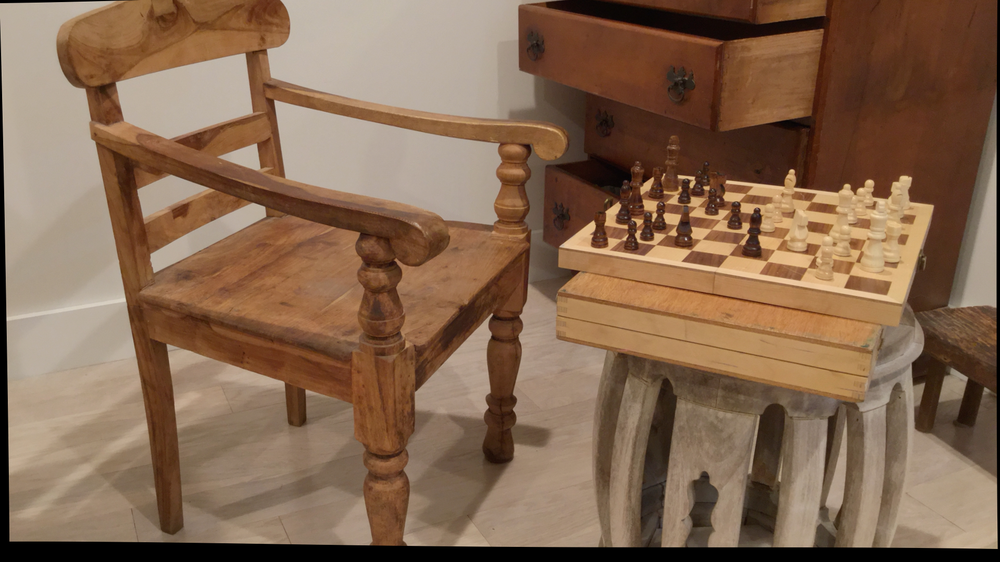
#> input picture chess/im0.png, 1000 x 562 px, shrunk from 1920 x 1080 before the run, found by its file name
$ python base.py
#> lines starting #> are read from the running program, lines starting #| are printed output that depends on the picture
#> in main, image1 is the input picture: shape (562, 1000, 3); mean B, G, R 80.8, 104, 133
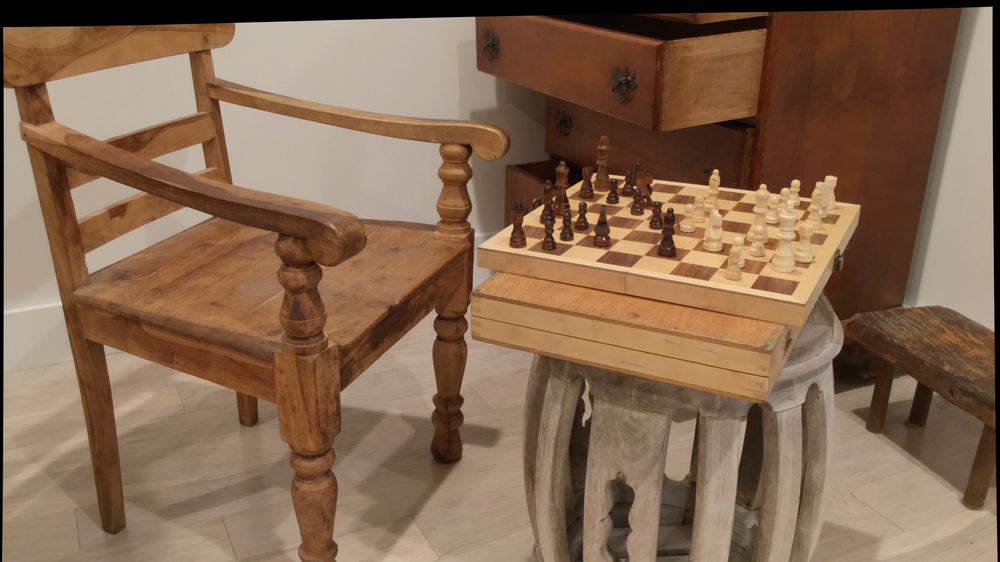
#> input picture chess/im1.png, 1000 x 562 px, shrunk from 1920 x 1080 before the run, found by its file name
#> in main, image2 is the input picture: shape (562, 1000, 3); mean B, G, R 80.6, 103.8, 133.3
import cv2 as cv
import numpy as np
from matplotlib import pyplot as plt
import tqdm

def getMatches(image1, image2, number):
#> called with number = 100
    sift = cv.SIFT_create()

    keypoints1, descriptors1 = sift.detectAndCompute(image1,None)
#> keypoints1 = 1379 keypoints; strongest (x, y, size): (792, 171, 3.2), (706, 188, 3.5), (692, 185, 3.5), (647, 186, 7)
    keypoints2, descriptors2 = sift.detectAndCompute(image2,None)
#> keypoints2 = 1417 keypoints; strongest (x, y, size): (554, 199, 2), (592, 218, 7.9), (986, 13, 10.2), (611, 176, 3.1)

    bf = cv.BFMatcher(cv.NORM_L2, crossCheck=True)
    matches = bf.match(descriptors1, descriptors2)
#> matches = 644 matches
    matches = sorted(matches, key = lambda x:x.distance)
    print("No. of matching features found =",len(matches))
#| No. of matching features found = 644
    points1 = []
    points2 = []

    for i in matches[:number]:
        x1, y1 = keypoints1[i.queryIdx].pt
        x2, y2 = keypoints2[i.trainIdx].pt
        points1.append([x1, y1])
        points2.append([x2, y2])
#> this loop made 100 passes
#> (x1, y1, x2, y2) on passes 1 to 12: (621.4, 257.9, 536.9, 257.9), (446.4, 134.8, 387.7, 134.9), (721, 298.9, 632.4, 298.9), (136.4, 193.7, 69.46, 193.8), (681, 291.4, 594.2, 291.5), (317.1, 95.58, 260.2, 95.42), (383.4, 218.6, 298.6, 218.9), (728.8, 415, 642.8, 415), (304.5, 98.91, 248.7, 98.99), (304.5, 98.91, 248.7, 98.99), (746.6, 302.9, 656.6, 302.9), (118.7, 76.07, 49.49, 76.08)
#> after the loop, points1 = 100 pairs, first value 10.65 to 996, second value 17.81 to 547.4; points2 = 100 pairs, first value 4.13 to 849.4, second value 12.65 to 512.4

    image1_copy = image1.copy()
    image2_copy = image2.copy()

    image1_features = cv.drawKeypoints(image1, keypoints1, image1_copy)
    image2_features = cv.drawKeypoints(image2, keypoints2, image2_copy)
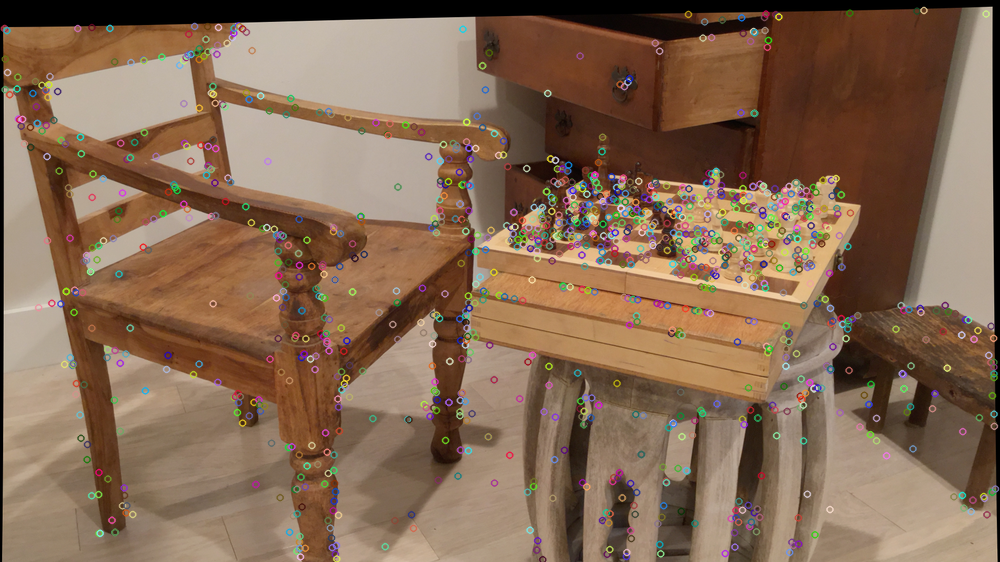
#> image2_features: shape (562, 1000, 3); mean B, G, R 83.1, 105.1, 132.8

    draw_images = cv.drawMatches(image1, keypoints1, image2, keypoints2, matches[:number], image2_copy, flags=2)
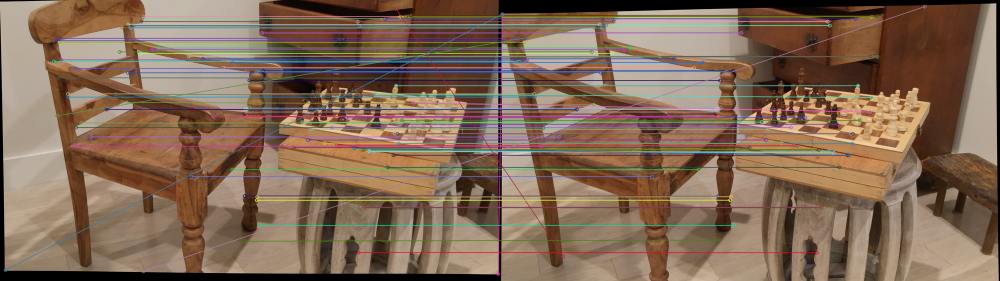
#> draw_images: shape (562, 2000, 3) (shown at 1/2 size); mean B, G, R 85.9, 105.4, 130.3

    # [9 lines of commented-out code are left out]

    return np.array(points1, dtype = np.int32), np.array(points2, dtype = np.int32)


def getDispartiy(image1, image2, h, w):
        disparity = np.zeros((h,w), np.uint8)
        image1_gray = cv.cvtColor(image1, cv.COLOR_BGR2GRAY)
        image2_gray = cv.cvtColor(image2, cv.COLOR_BGR2GRAY)
        stereo = cv.StereoSGBM_create(2,
                                      256,
                                      21,
                                      speckleRange=2,
                                      speckleWindowSize=200)
        disparity = stereo.compute(image1_gray, image2_gray)

        return disparity


def main():
    image1 = cv.imread("../../Project 4/chess/im0.png")
    image2 = cv.imread("../../Project 4/chess/im1.png")

    intrinsic_matrix = np.array([[1733.74, 0, 792.27],
                                        [0, 1733.74, 541.89],
                                        [ 0, 0, 1]])

    points1, points2 = getMatches(image1, image2, 100)
#> points1 = 100 pairs, first value 10 to 996, second value 17 to 547; points2 = 100 pairs, first value 4 to 849, second value 12 to 512

    fundamental_matrix, _ = cv.findFundamentalMat(points1, points2, cv.FM_RANSAC, 0.1, 0.99)
#> fundamental_matrix = [[2.46e-08, -0.000431, 0.0481], [0.000431, -9.73e-05, 1.11e+13], [-0.0472, -1.11e+13, 1]]

    essential_matrix = cv.findEssentialMat(points1, points2, intrinsic_matrix, cv.RANSAC, 0.99, 0.1)
    print("points2", fundamental_matrix )
#| points2 [[ 2.46380385e-08 -4.30738614e-04  4.80571968e-02]
#|  [ 4.30870017e-04 -9.73038267e-05  1.10672678e+13]
#|  [-4.71978388e-02 -1.10672678e+13  1.00000000e+00]]


    h1, w1 = image1.shape[:2]
#> h1 = 562; w1 = 1000
    h2, w2 = image2.shape[:2]
#> h2 = 562; w2 = 1000

    _, H1, H2 = cv.stereoRectifyUncalibrated(points1, points2, fundamental_matrix, imgSize=(w1, h1))
#> H1 = [[-0.555, -5.58e+12, -3.62e+15], [-0.0472, -1.11e+13, -35], [-0.000431, 4.08e-17, -1.11e+13]]; H2 = [[1, 6.56e-15, -1.82e-12], [-6.56e-15, 1, 3.3e-12], [0, 0, 1]]

    print("\nH1 =", H1)
#| H1 = [[-5.55496493e-01 -5.57926031e+12 -3.61671035e+15]
#|  [-4.71978388e-02 -1.10672678e+13 -3.50000000e+01]
#|  [-4.30870017e-04  4.07904381e-17 -1.10672678e+13]]
    print("\nH2 =", H2)
#| H2 = [[ 1.00000000e+00  6.55533201e-15 -1.81898940e-12]
#|  [-6.55533201e-15  1.00000000e+00  3.29691829e-12]
#|  [ 0.00000000e+00  0.00000000e+00  1.00000000e+00]]

    disparity = getDispartiy(image1, image2, image1.shape[0], image1.shape[1])
#> in getDispartiy, `image1_gray = cv.cvtColor(image1, cv.COLOR_BGR2GRAY)`:
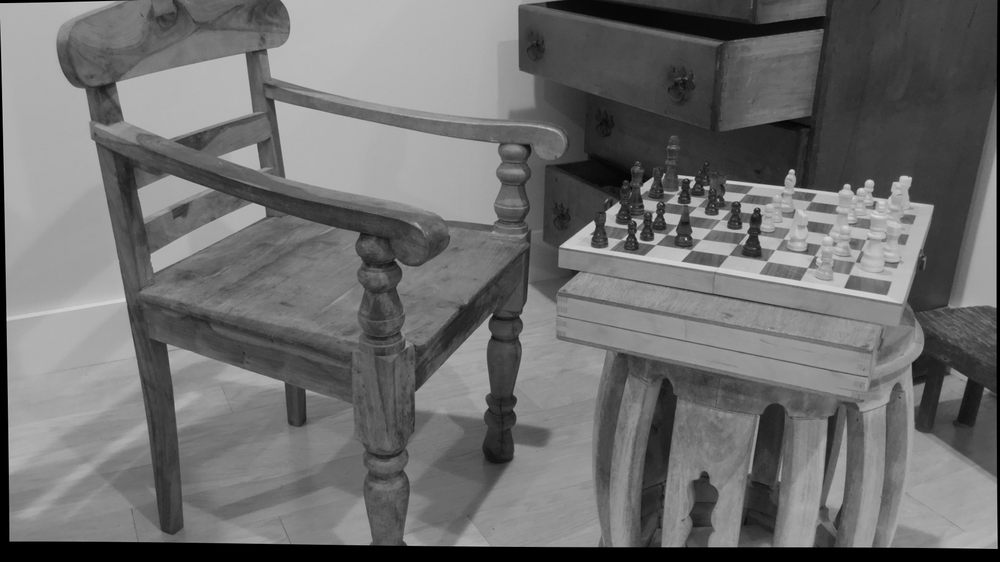
#> image1_gray: shape (562, 1000); min 0, max 224, mean 110
#> in getDispartiy, `image2_gray = cv.cvtColor(image2, cv.COLOR_BGR2GRAY)`:
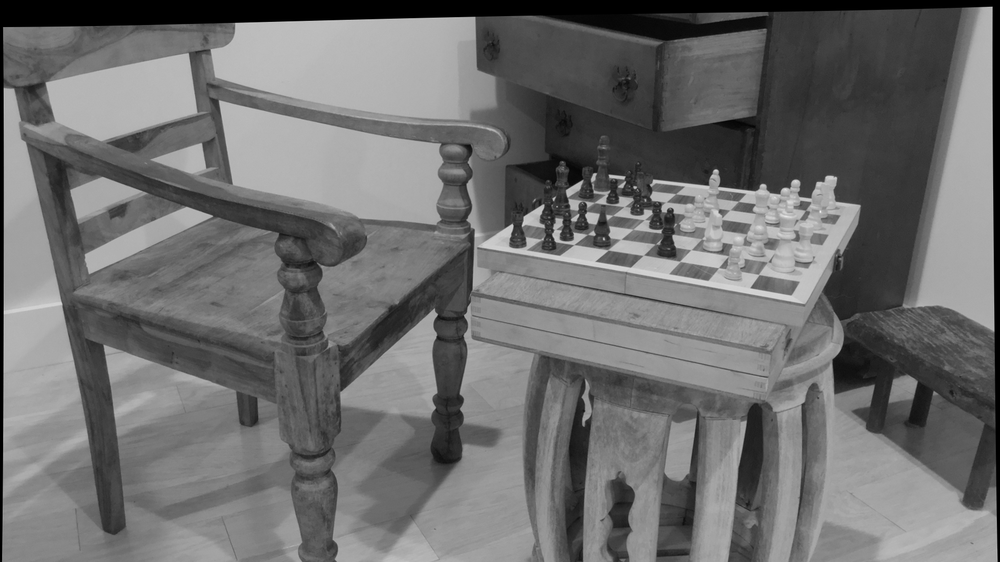
#> image2_gray: shape (562, 1000); min 0, max 243, mean 110
#> in getDispartiy, `disparity = stereo.compute(image1_gray, image2_gray)`:
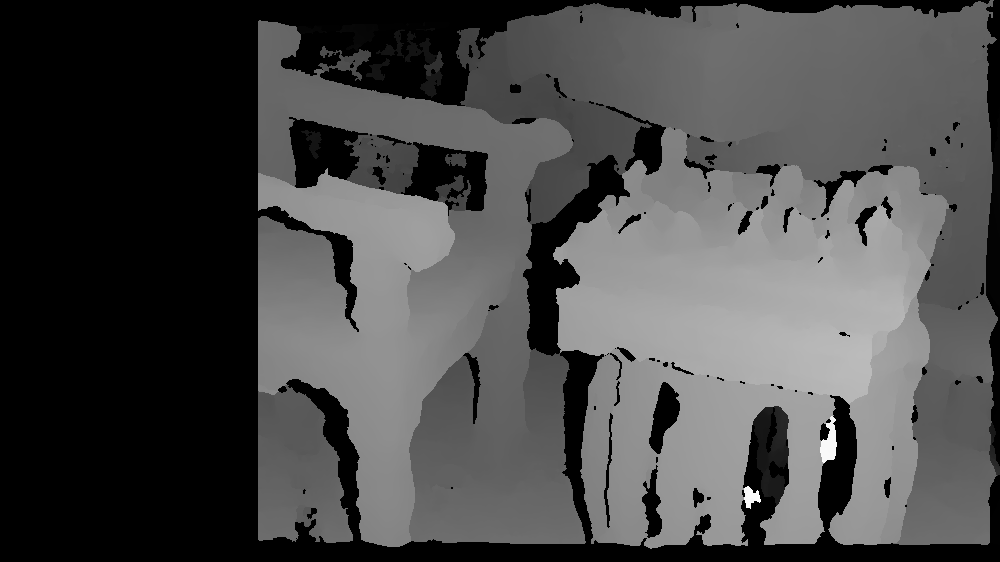
#> disparity: shape (562, 1000) int16; min 16, max 2190, mean 648; drawn with min black and max white
    plt.imshow(disparity, cmap='jet', interpolation='gaussian')
    plt.show()

    disparity = np.float32(disparity/16)
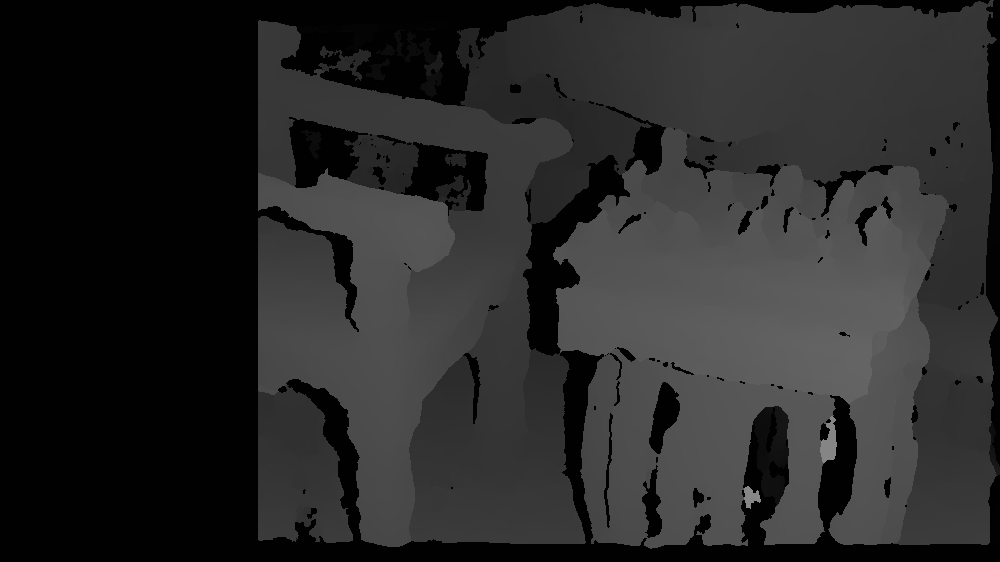
#> disparity: shape (562, 1000) float32; min 1, max 136.9, mean 40.5
    print(type(disparity))
#| <class 'numpy.ndarray'>

    # point_cloud = cv.reprojectImageTo3D(disparity, Q, handleMissingValues=False)

if __name__ == "__main__":
    main()
